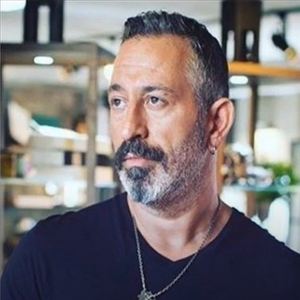
#> input picture f_WeightedSum/cemYilmaz.jpg, 300 x 300 px
$ python WeightedSum.py
#> lines starting #> are read from the running program, lines starting #| are printed output that depends on the picture
import cv2

pic1 = cv2.imread("cemYilmaz.jpg")
#> pic1 is the input picture: shape (300, 300, 3); mean B, G, R 119.7, 118, 123.7
pic2 = cv2.imread("ozanGuven.jpg")
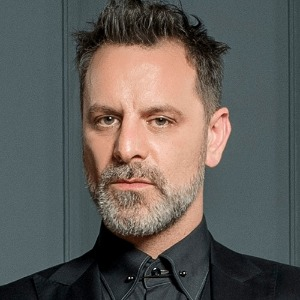
#> input picture f_WeightedSum/ozanGuven.jpg, 300 x 300 px
#> pic2 is the input picture: shape (300, 300, 3); mean B, G, R 88.3, 92.7, 96.6

# normal sum-1
print(pic1[0,0]) # 207,207,205
#| [207 207 205]
print(pic2[0,0]) # 102,99,84
#| [102  99  84]
print(pic1[0,0]+pic2[0,0]) # (207+102)%256, (207+99)%256, (205+84)%256
#| [53 50 33]
                           # 53,50,33 ---> typical unsigned integer sum

# normal sum-2
print(pic1[95,95]) # 126,143,150
#| [126 143 150]
print(pic2[95,95]) # 119,143,185
#| [119 143 185]
pic3 = cv2.add(pic1,pic2) # min[255,(126+119)],min[255,(143+143)],min[255,150+185]
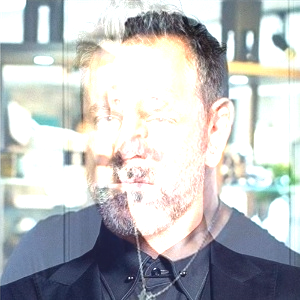
#> pic3: shape (300, 300, 3); mean B, G, R 193, 190.8, 188.5
                          # 245,255,255 ---> the image can have at most a white color (255,255,255)
print(pic3[95,95])
#| [245 255 255]

# weighted sum
pic4 = cv2.addWeighted(pic1,0.3,pic2,0.7,0) # add pictures with their given weights
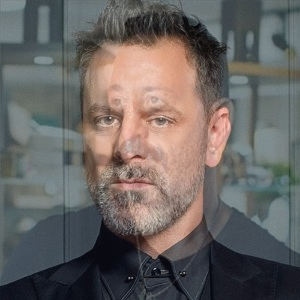
#> pic4: shape (300, 300, 3); mean B, G, R 97.8, 100.3, 104.7

cv2.imshow("Cem",pic1)
cv2.imshow("Ozan",pic2)
cv2.imshow("Sum",pic3)
cv2.imshow("Weighted Sum",pic4)

cv2.waitKey(0)
cv2.destroyAllWindows()
